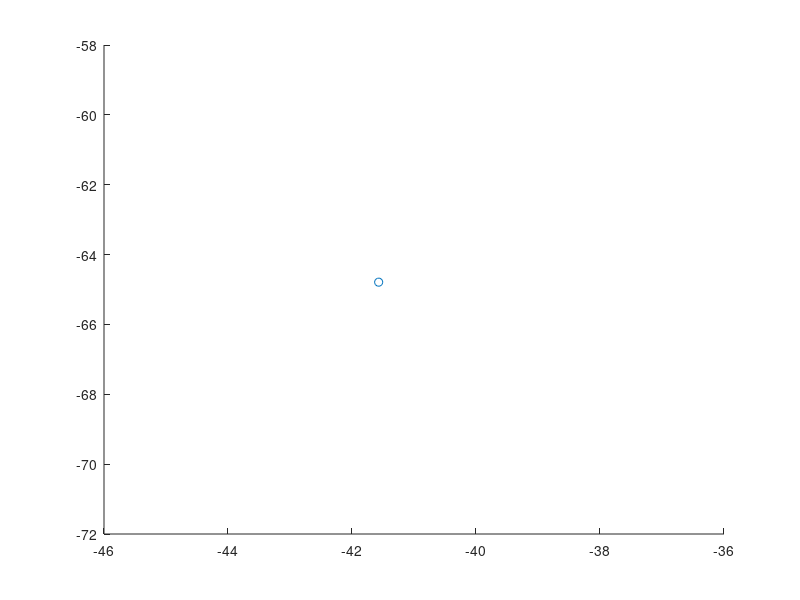

MATLAB code for this plot: (Note: this script raises an error after producing the figure.)
%% plot group coordinates from TML and VML

% {'lhMT','rhMT','lS1', 'lPC','rPC' 'lMTt', 'rMTt'};
groupLocations = {[-41.57, -64.79, 4.45],[47.55, -62.96, 0.77], [-44.20, -26.20, 59.57],...
    [-36.40, -39.20, 57.40],[39.0, -36.60, 52.20], [-44.33, -64.79, 6.29],[50.30, -64.79, 1.60]};
%S2
% groupLocations = {[-47.09, -15.80, 14.55],[49.38, -10.66, 12.72]};

roi1=[-41.57, -64.79, 4.45];%hMT
roi2=[47.55, -62.96, 0.77];%hMT
roi3=[-44.20, -26.20, 59.57];
roi4=[-36.40, -39.20, 57.40];
roi5=[39.0, -36.60, 52.20];
roi6=[-44.33, -64.79, 6.29];
roi7=[50.30, -64.79, 1.60];
% roi8=[-47.09, -15.80, 14.55];
% roi9=[49.38, -10.66, 12.72];


%%
%settings for plots
shape='o';
%%set the size of the shape 
sz=12;
%%set the width of the edge of the markers
LineWidthMarkers=1.5;
%%set the width of the edge of the mean line
LineWidthMean=5;
%%set the length of the mean line
LineLength=0.4; %the actual length will be the double of this value%%%set the transparency of the markers
Transparency=1;%0.7;
%%set the color for each condition in RGB (and divide them by 256 to be matlab compatible)
lightGreen=[105 170 153]/256; % Light green
darkGreen=[24 96 88]/256;% Dark green
lightOrange=[255 158 74]/256; % Light Orange
darkOrange=[208 110 48]/256;% Dark Orange
lightPurple=[198 131 239]/256;% Light Purple
darkPurple=[121 57 195]/256; %Dark Purple

%%set the font styles
FontName='Avenir'; %set the style of the labels
FontSize=17; %%set the size of the labels

black = [0 0 0];
white = [1 1 1];
gray = (black + white)/2;%[0.7, 0.7, 0.7];%
darkGray = [0.25, 0.25, 0.25];

blue = [0 0.4470 0.7410];
orange = [0.8500 0.3250 0.0980];
yellow = [0.9290 0.6940 0.1250];
purple= [0.4940 0.1840 0.5560];
green = [0.4660 0.6740 0.1880];
lightblue = [0.3010 0.7450 0.9330];
red = [0.6350 0.0780 0.1840];

%%
hold on
p=plot3(roi1(1),roi1(2), roi1(3),shape);%,'MarkerEdgeColor',red, 'MarkerFaceColor',red)
hold on
p.MarkerSize = sz;
p.MarkerEdgeColor = darkOrange;
p.MarkerFaceColor = darkOrange;

p=plot3(roi2(1),roi2(2), roi2(3),shape)
hold on
p.MarkerSize = sz;
p.MarkerEdgeColor = darkOrange;
p.MarkerFaceColor = darkOrange;

p=plot3(roi3(1),roi3(2), roi3(3),shape)
hold on
p.MarkerSize = sz;
p.MarkerEdgeColor = darkGreen;
p.MarkerFaceColor = darkGreen;


% p=plot3(roi4(1),roi4(2), roi4(3),shape)
% hold on
% p.MarkerSize = sz;
% p.MarkerEdgeColor = darkGreen;
% p.MarkerFaceColor = darkGreen;
% 
% 
% p=plot3(roi5(1),roi5(2), roi5(3),shape)
% hold on
% p.MarkerSize = sz;
% p.MarkerEdgeColor = darkGreen;
% p.MarkerFaceColor = darkGreen;


p=plot3(roi6(1),roi6(2), roi6(3),shape)
hold on
p.MarkerSize = sz;
p.MarkerEdgeColor = darkGreen;
p.MarkerFaceColor = darkGreen;


p=plot3(roi7(1),roi7(2), roi7(3),shape)
p.MarkerSize = sz;
p.MarkerEdgeColor = darkGreen;
p.MarkerFaceColor = darkGreen;

% p=plot3(roi8(1),roi8(2), roi8(3),shape)
% hold on
% p.MarkerSize = sz;
% p.MarkerEdgeColor = darkGreen;
% p.MarkerFaceColor = darkGreen;
% 
% 
% p=plot3(roi9(1),roi9(2), roi9(3),shape)
% p.MarkerSize = sz;
% p.MarkerEdgeColor = darkGreen;
% p.MarkerFaceColor = darkGreen;

% ylim([0.25 1])
% legend({'anat-HDPT-HUPT-vs-HDFW-HUFW','ext-HUPT-HDFW-vs-HDPT-HUFW'},'Location','northeastoutside')
xlabel('x (mm)') 
ylabel('y (mm)')
zlabel('z (mm)')
% xticklabels({'lS1','lPC', 'rPC', 'lMTt', 'rMTt','lhMT','rhMT'})
head1= 'group coordinates'; 
title(head1)

%%
%format plot
set(gcf,'color','w');
ax=gca;

set(ax,'FontName',FontName,'FontSize',FontSize, 'FontWeight','bold',...
    'LineWidth',2.5,'TickDir','out', 'TickLength', [0,0],...
    'FontSize',FontSize);
box off

xlabel('x') 
ylabel('y')
zlabel('z')